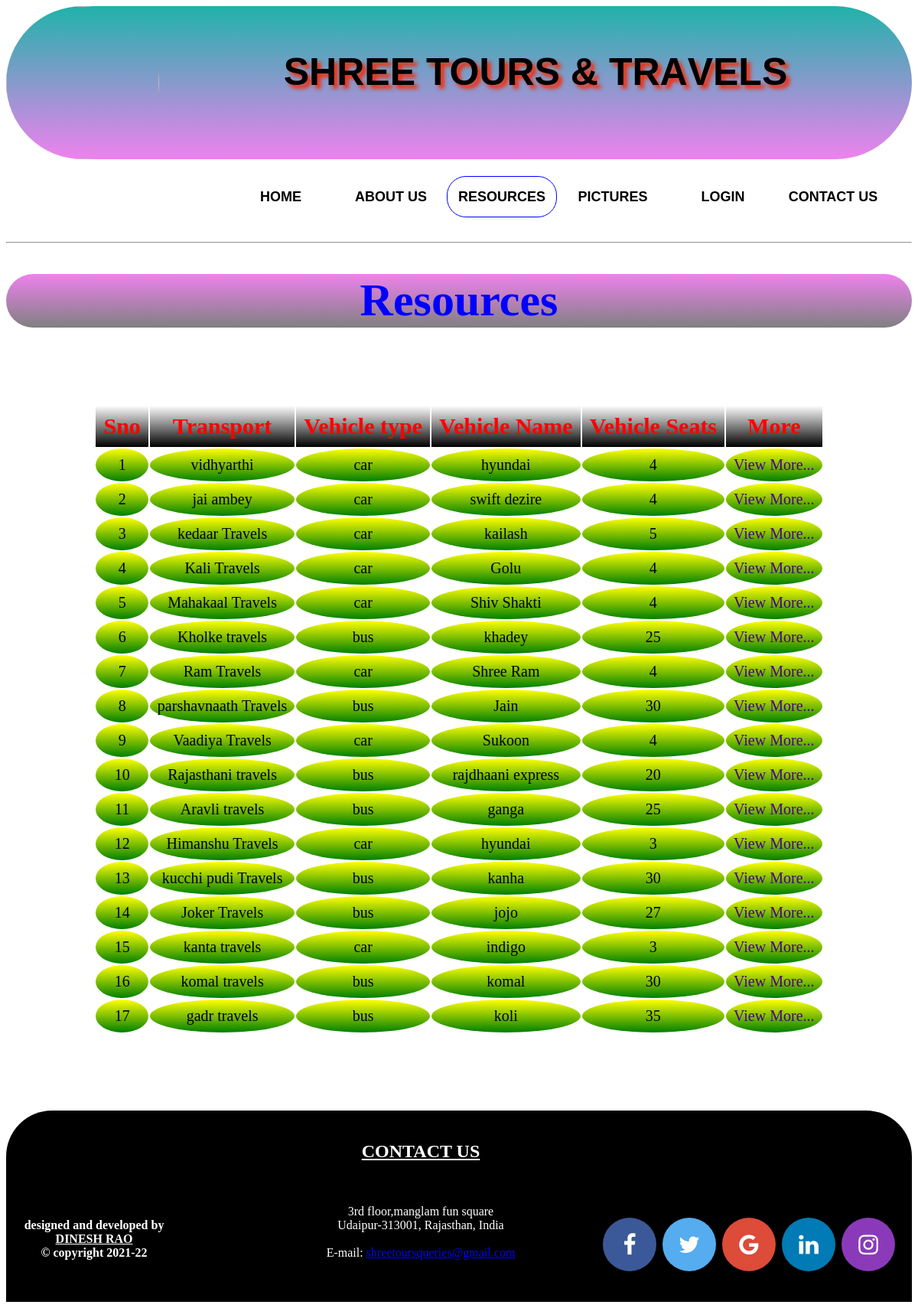
The app's page /resources.php with its own data.
### tables this page shows
CREATE TABLE `add_vehicle` (
  `id` int(11) NOT NULL,
  `transportname` varchar(40) NOT NULL,
  `vehiclename` varchar(40) NOT NULL,
  `vehicleno` varchar(40) NOT NULL,
  `insuranceno` varchar(30) NOT NULL,
  `vehiclemodel` varchar(50) NOT NULL,
  `vehicleregistration` varchar(50) NOT NULL,
  `vseat` varchar(30) NOT NULL,
  `image` varchar(100) NOT NULL,
  `rent` varchar(30) NOT NULL,
  `state` varchar(50) NOT NULL,
  `city` varchar(50) NOT NULL,
  `contact` varchar(10) NOT NULL,
  `vehicletype` varchar(20) NOT NULL,
  `address` varchar(100) NOT NULL,
  `status` int(11) DEFAULT 50
);

### resources.php (the view, shortened to what this page needs)
<?php
        include("header.php");
    ?>
<!DOCTYPE html>
<html lang="en">
<head>
</head>
<body>
<div class="main">
<h1>Resources</h1>
</div>
</body>
</html>
<!DOCTYPE html>
<html lang="en">
<head>
</head>
<body>
<div id='resd'>
<table   class='rest' cellpadding=10 cellspacing=2>
            <tr>
                <th>
                    Sno
                </th>
                <th>Transport</th>
                <th>Vehicle type</th>
                <th>Vehicle Name</th>
                <th>Vehicle Seats</th>
                <th>More</th>
            </tr>
    <?php
        include("db.php");
        $r=mysqli_query($con,"select*from add_vehicle");
       $Sno=0;
        while($row=mysqli_fetch_array($r))
        {    ?>
          <tr>  <td><?php echo ++$Sno; ?></td>
            <td><?php echo $row[1]; ?></td>
            <td><?php echo $row[13]; ?></td>
            <td><?php echo $row[2]; ?></td>
            <td><?php echo $row[7]; ?></td>
            <td><a href="aboutvehuser.php?a=<?php echo $row[0]; ?>">View More...</a></td>
            </tr>
<?php }?>
        </table>
</div>
<div><?php  include("footer.php");          ?></div>
</body>
</html>

### header.php (shortened to what this page needs)
<!DOCTYPE html>
<html lang="en">
<head>
</head>
<body>
<div class="main12">
<div id="header"><a href="image/logo.png">
        <img src="image/logo.png"  class="logo" alt=""></a><br> <?php  include("animatedhead.php"); ?>
        </div>
        <div id="option">
            <table >
                <tr>
                    <td class='z'><a href="index.php">HOME</a></td>
                    <td class='y'><a href="aboutus.php">ABOUT US</a></td>
                    <td class='x'><a href="resources.php">RESOURCES</a></td>
                    <td class='w'><a href="pictures.php">PICTURES</a></td>
                   <?php
                    if(isset($_SESSION['nameuser'])){
                        ?>
                   <td class='v'><a href='profile.php'>hello <?php
                   echo $_SESSION['nameuser'];echo" </a></td>";
                     }
                  else
                   {
                  echo "  <td class='v'><a href='login.php'>LOGIN</a></td>";
                   }
                    ?>
                    <td class='u'><a href="contactus.php">CONTACT US</a></td>
                </tr>
            </table>
        </div>
</div>
<div><hr></div>
</body>
</html>

### animatedhead.php (shortened to what this page needs)
<!DOCTYPE html>
<html lang="en">
<head>
</head>
<body>
<h1 class="ml2">SHREE TOURS & TRAVELS</h1>
</body>
</html>

### footer.php (shortened to what this page needs)
<html>
<head>
<link rel="stylesheet" href="https://cdnjs.cloudflare.com/ajax/libs/font-awesome/4.7.0/css/font-awesome.min.css">
        </head>
     <body>
        <div id="footer">
                <div class="foot2">
               <h2 style="text-decoration:underline;"> CONTACT US</h2><br><br>
3rd floor,manglam fun square <br>
Udaipur-313001, Rajasthan, India <br><br>
E-mail: <u style="color:blue;">shreetoursqueries@gmail.com</u>
                </div>
                <div class="foot3">
<a href="#" class="fa fa-facebook"></a>
<a href="#" class="fa fa-twitter"></a>
<a href="#" class="fa fa-google"></a>
<a href="#" class="fa fa-linkedin"></a>
<a href="#" class="fa fa-instagram"></a>
                </div>
            <div class="foot1">
            <p>
         designed and developed by <br/> <u> DINESH RAO </u><br>&#169 copyright 2021-22
         </p>
            </div>
    </div>
</body>
</html>

### header.php (style rules this page uses)
#header { background:linear-gradient(lightseagreen,violet); color:black; font-family:sans-serif; text-align: center; text-shadow: 5px 5px 5px rgba(247, 39, 2, 0.932) ; border-radius: 190px; font-size: 20px; width:100%; height:200px; }
#option { margin-right: 30px; float:right; padding-top:20px; height:20px; }
.main12 { height:300px; }
#option tr td { border-radius: 25px; width:140px; height:50px; text-align:center; }
#option a { color:black; text-decoration:none ; font-size: 18px; font-weight: bold; font-family:'Gill Sans', 'Gill Sans MT', Calibri, 'Trebuchet MS', sans-serif; }
.v { text-transform: uppercase; }
.logo { float:left; height: 200px; width: 200px; border-radius:50%; }

### animatedhead.php (style rules this page uses)
.ml2 { font-weight: 900; font-size: 50px; }

### resources.php (style rules this page uses)
.main { height:70px; color:blue; background:linear-gradient(violet,grey); border-radius:35px; text-align:center; }
h1 { font-size:60px; }
.x { border:1px solid blue; }
.rest { padding-top: 100px; margin:auto; }
.rest th { color:red; font-size:30px; background:linear-gradient(white,black); }
body { background-image:url("image/userDashboard_bg.jpg"); background-attachment:fixed; }
.rest td a { font-family:tahoma; text-decoration:none; color:indigo; }
.rest td { border-radius: 50%; text-align: center; font-size:20px; background:linear-gradient(yellow,green); }

### footer.php (style rules this page uses)
#footer { width:100%; margin-top: 100px; margin-left: 0px; padding-left: 0px; background:black; border-radius:60px 60px 0 0; height:250px; }
.foot1 { float:left; font-weight: bold; font-family: cursive; text-align:center; color:white; cursor:pointer; margin-top: -70px; margin-left:2%; }
.foot2 { float:center; margin-left: -100px; color:white; padding-top: 20px; text-align: center; }
.foot3 { float:right; margin-top: -60px; padding-right:20px; }
.fa-facebook { background: #3B5998; color: white; }
.fa-twitter { background: #55ACEE; color: white; }
.fa-google { background: #dd4b39; color: white; }
.fa-linkedin { background: #007bb5; color: white; }
.fa-instagram { background: #8a3ab9 ; color: white; }
.foot3 .fa { padding: 20px; font-size: 30px; width: 30px; text-align: center; text-decoration: none; margin: 5px 2px; border-radius: 50%; cursor:pointer; }

### records on screen
add_vehicle: transportname "vidhyarthi", vehicletype "car", vehiclename "hyundai", vseat "4"
add_vehicle: transportname "jai ambey", vehicletype "car", vehiclename "swift dezire", vseat "4"
add_vehicle: transportname "kedaar Travels", vehicletype "car", vehiclename "kailash", vseat "5"
add_vehicle: transportname "Kali Travels", vehicletype "car", vehiclename "Golu", vseat "4"
add_vehicle: transportname "Mahakaal Travels", vehicletype "car", vehiclename "Shiv Shakti", vseat "4"
add_vehicle: transportname "Kholke travels", vehicletype "bus", vehiclename "khadey", vseat "25"
add_vehicle: transportname "Ram Travels", vehicletype "car", vehiclename "Shree Ram", vseat "4"
add_vehicle: transportname "parshavnaath Travels", vehicletype "bus", vehiclename "Jain", vseat "30"
add_vehicle: transportname "Vaadiya Travels", vehicletype "car", vehiclename "Sukoon", vseat "4"
add_vehicle: transportname "Rajasthani travels", vehicletype "bus", vehiclename "rajdhaani express", vseat "20"
add_vehicle: transportname "Aravli travels", vehicletype "bus", vehiclename "ganga", vseat "25"
add_vehicle: transportname "Himanshu Travels", vehicletype "car", vehiclename "hyundai", vseat "3"
add_vehicle: transportname "kucchi pudi Travels", vehicletype "bus", vehiclename "kanha", vseat "30"
add_vehicle: transportname "Joker Travels", vehicletype "bus", vehiclename "jojo", vseat "27"
add_vehicle: transportname "kanta travels", vehicletype "car", vehiclename "indigo", vseat "3"
add_vehicle: transportname "komal travels", vehicletype "bus", vehiclename "komal", vseat "30"
add_vehicle: transportname "gadr travels", vehicletype "bus", vehiclename "koli", vseat "35"
